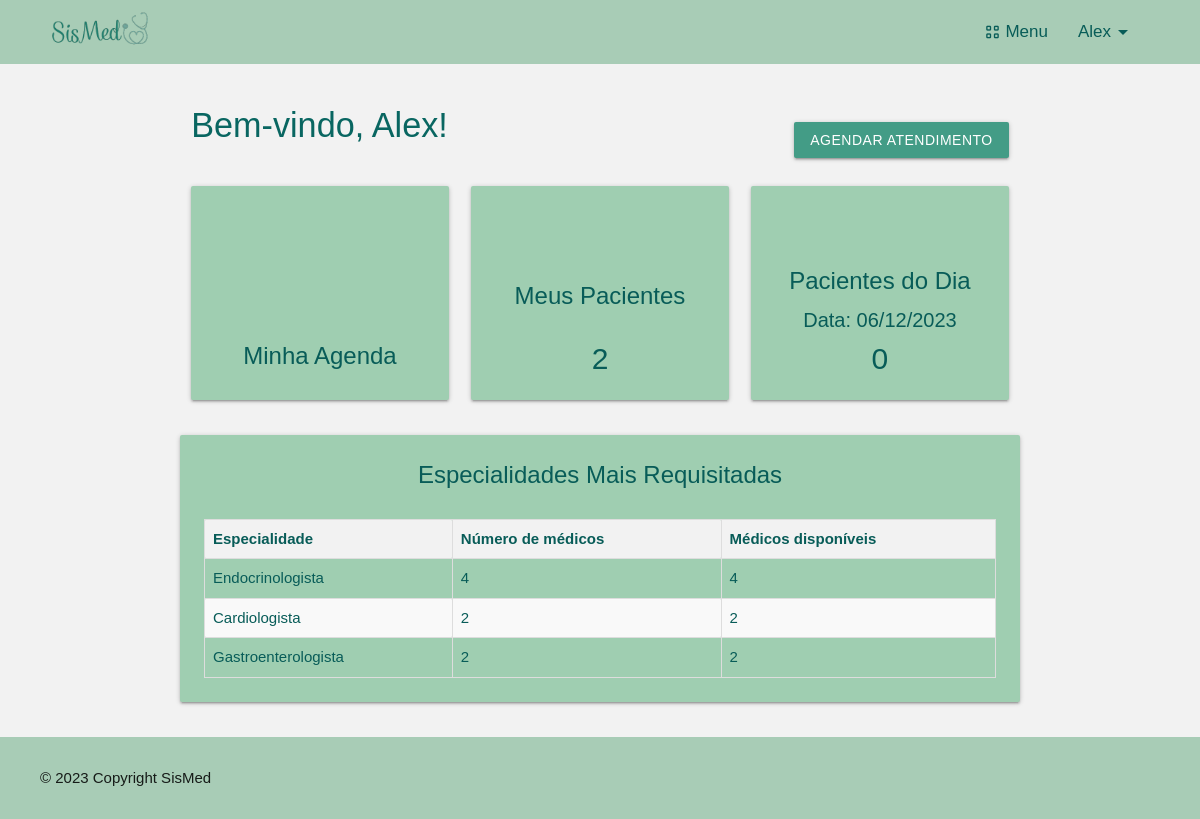
/inicio (signed in), run on the app's committed database.
### cadastros/models.py (models this page shows, shortened)
class Especialidade(models.Model):
    especialidade = models.CharField(max_length=30, unique=True)
    valor_consulta = models.DecimalField(max_digits=8, decimal_places=2, null=True)

class Medico(models.Model):
    nome_completo = models.CharField(max_length=100, verbose_name='Nome Completo')
    data_nascimento = models.DateField(verbose_name='Data de Nascimento')
    rg = models.CharField(max_length=13, verbose_name='RG', unique=True)
    cpf = models.CharField(max_length=14, verbose_name='CPF', unique=True)
    crm = models.CharField(null=True, max_length=14, verbose_name='CRM', unique=True)
    sexo = models.CharField(max_length=1, choices=sexo_opcoes, null=True)
    endereco = models.OneToOneField(Endereco, null=True, on_delete=models.PROTECT)
    telefone = models.CharField(max_length=15, unique=True)
    email = models.CharField(max_length=50, unique=True)
    data_cadastro = models.DateField(verbose_name='Data de Cadastro')
    especialidade = models.ForeignKey(Especialidade, on_delete=models.PROTECT)
    foto =  models.ImageField(upload_to='fotos_medicos', blank=True, null=True)
    usuario = models.OneToOneField(User, null=True, on_delete=models.DO_NOTHING)
    def __str__(self):
        return f'{self.nome_completo} - {self.especialidade}'
    """def __str__(self):
        return f'{self.nome_completo} {self.data_nascimento} {self.rg} {self.cpf} {self.crm} {self.endereco} {self.telefone} {self.email} {self.data_cadastro} {self.especialidade}'"""

### paginas/views.py (the view)
# urls.py: path('inicio', IndexView.as_view(), name='inicio'),
class IndexView(LoginRequiredMixin, GrupoMixin, TemplateView):
    login_url = reverse_lazy('login')
    template_name = "paginas/index.html"
    def get_context_data(self, *args, **kwargs):
        context = super().get_context_data(*args, **kwargs)
        if self.request.user.groups.filter(name='Medico').exists():
            medico_do_usuario = Medico.objects.get(usuario=self.request.user)
            qtd_pacientes = Paciente.objects.filter(agendamento__medico=medico_do_usuario).distinct().count()
            card_pacientes = 'Meus Pacientes'
        else:
            qtd_pacientes = Paciente.objects.all().count()
            card_pacientes = 'Pacientes Cadastrados'
        context['qtd_medicos'] = Medico.objects.all().count()
        context['titulo_card_pacientes'] = card_pacientes
        context['qtd_pacientes'] = qtd_pacientes
        data_atual = date.today()
        context['data_atual'] = data_atual
        context['qtd_consultas'] = Agendamento.objects.filter(data=data_atual).count()
        context['especialidades_mais_requisitadas'] = Especialidade.objects.annotate(num_consultas=Count('medico__agendamento')).order_by('-num_consultas')[:3]
        return context

### paginas/views.py (called while the page is built)
    def get_context_data(self, **kwargs):
        context = super().get_context_data(**kwargs)
        user = self.request.user
        is_admin = user.groups.filter(name='Administrador').exists()
        is_medico = user.groups.filter(name='Medico').exists()
        context['is_admin'] = is_admin
        context['is_medico'] = is_medico
        return context

### paginas/templates/paginas/index.html (shortened to what this page needs)
{% load static %}
<!DOCTYPE html>
<html lang="pt-br">
<head>
    <link rel="stylesheet" href="https://cdnjs.cloudflare.com/ajax/libs/materialize/1.0.0/css/materialize.min.css">
    <link rel="stylesheet" href="{% static 'css/estilo.css' %}">
    <link rel="stylesheet" href="{% static 'css/style_dash.css' %}">
</head>
<body>
{% block head %}
<header>
    <a href="#" class="brand-logo">
        <img id="logo" src="{% static 'img/SisMed-logo.png' %}" alt="SisMed logo" class="responsive-img" style="max-height: 60px;">
    </a>
  <nav class="navbar-nav">
    <div class="nav-wrapper" >
            <ul id="nav-mobile" class="right hide-on-med-and-down">
                {% if request.user.is_authenticated %}
                    <li class="dropdown-trigger black-text" data-target="dropdown1">
                        <span class="icons material-symbols-outlined" id="view-cozy">View_Cozy</span>
                        Menu
                    </li>
                    <li id="drop-user" class="dropdown-trigger black-text" data-target="dropdown3"> {{ request.user }}
                        <span class="material-symbols-outlined">arrow_drop_down</span>
                    </li>
                {% else %}
                    <li><a class="black-text" id="login-option" href="{% url 'login' %}">Login</a></li>
                {% endif %}
            </ul>
        </div>
    </nav>
</header>
{% endblock %}
{% block main %}
<main>
    <div class="container" id="main-container">
        {% block content %}
            <div class="row">
                <div class="col s12 flex align-center" id="bem-vindo">
                    <h4>Bem-vindo, <span>{{request.user}}</span>!</h4> &nbsp; <a class="btn btn-agendar" href="{% url 'agendar-consulta-procedimento' %}">Agendar Atendimento</a>
                </div>
            </div>
            <div class="row">
                {% if is_medico %}
                    <a href="{% url 'dados-agenda' request.user.medico.agendamedico.pk %}">
                        <div class="col s12 m6 l4">
                            <div class="card custom-card">
                                <div class="card-content" id="card-agenda">
                                    <i class="fa-regular fa-calendar-check fa-7x"></i>
                                    <span class="card-title">Minha Agenda</span>
                                </div>
                            </div>
                        </div>
                    </a>
                {% endif %}
                <a href="{% if is_medico %} {% url 'listar-pacientes-medico' %} {% else %} {% url 'listar-pacientes' %} {% endif %}">
                    <div class="col s12 m6 l4">
                        <div class="card custom-card">
                            <div class="card-content">
                                <i class="fas fa-user fa-3x"></i>
                                <span class="card-title">{{titulo_card_pacientes}}</span>
                                <p class="card-data">{{qtd_pacientes}}</p>
                            </div>
                        </div>
                    </div>
                </a>
                <a href="{% if is_medico %} {% url 'pacientes-do-dia-medico' %} {% else %} {% url 'pacientes-do-dia' %} {% endif %}">
                    <div class="col s12 m6 l4">
                        <div class="card custom-card">
                            <div class="card-content">
                                <i class="fas fa-user-injured fa-3x"></i>
                                <span class="card-title">Pacientes do Dia</span>
                                <p style="font-size: 20px;">Data: {{data_atual|date:'d/m/Y'}}</p>
                                <p class="card-data">{{qtd_consultas}}</p>
                            </div>
                        </div>
                    </div>
                </a>
            </div>
            <div class="col s12 m6 l6">
                <div class="card dynamic-card">
                    <div class="card-content">
                        <span class="card-title">Especialidades Mais Requisitadas</span>
                        <table class="specialties-table">
                            <thead>
                                <tr>
                                    <th>Especialidade</th>
                                    <th>Número de médicos</th>
                                    <th>Médicos disponíveis</th>
                                </tr>
                            </thead>
                            <tbody>
                                {% for especialidade in especialidades_mais_requisitadas %}
                                <tr>
                                    <td>{{especialidade.especialidade}}</td>
                                    <td>{{especialidade.medico_set.all|length}}</td>
                                    <td>{{especialidade.medico_set.all|length}}</td>
                                </tr>
                                {% endfor %}
                            </tbody>
                        </table>
                    </div>
                </div>
            </div>
        {% endblock %}
    </div>
</main>
{% endblock %}
{% block footer %}
<footer>
    <div class="col-12" id="copyright">
        <p>&copy; 2023 Copyright SisMed</p>
    </div>
</footer>
{% endblock %}
</body>
</html>

### static/css/estilo.css (style rules this page uses)
* { margin: 0; padding: 0; }
body { background-color: #f2f2f2; }
h4 { color: #096661; }
header { height: 64px; background-color: #a8ccb6; display: flex; align-items: center; justify-content: space-between; padding-left: 50px; padding-right: 65px; }
header #logo { width: 110px; }
.navbar-nav { background-color: #a8ccb6; box-shadow: none; justify-content: space-between; }
#drop-user { text-transform: capitalize; }
.dropdown-trigger { display: flex; align-items: center; margin-left: 30px; font-size: 17px; color: #085c58 !important; }
.icons { margin-right: 4px; font-size: 18px; }
#drop-user { font-weight: 500; }
main { min-height: 80vh; }
.container { padding-block: 20px; }
.flex { display: flex; }
.align-center { align-items: center; }
#bem-vindo { justify-content: space-between; align-items: flex-end; gap: 20px; }
#bem-vindo span { text-transform: capitalize; }
footer { background-color: #a8ccb6; padding-inline: 40px; padding-block: 30px; }
#copyright { display: flex; justify-content: space-between; }

### static/css/style_dash.css (style rules this page uses)
.btn-agendar { background-color: #439c86; }
.custom-card { height: 214px; padding: 5px; background-color: #9fceb1; color: #085c58; transition: background-color 0.3s ease; }
.card-content { height: inherit; display: flex; flex-direction: column; align-items: center; justify-content: space-between; text-align: center; }
#card-agenda { justify-content: start; }
.card-content i { margin-bottom: 5px; }
#card-agenda i { margin-bottom: 20px; }
.card-content p { font-size: 30px; margin: 0; }
.dynamic-card { background-color: #9fceb1; color: #085c58; transition: background-color 0.3s ease; overflow: hidden; }
.specialties-table { width: 100%; }
.specialties-table th, .specialties-table td { padding: 8px; text-align: left; transition: background-color 0.3s ease; }
body { font-family: Arial, sans-serif; }
.specialties-table { width: 100%; border-collapse: collapse; margin-top: 20px; }
.specialties-table th, .specialties-table td { padding: 8px; text-align: left; border: 1px solid #ddd; }
.specialties-table th { background-color: #f2f2f2; }
.specialties-table tbody tr:nth-child(even) { background-color: #f9f9f9; }

### data on the page
Especialidade: especialidade "Endocrinologista", medico_set.all|length "4"
Especialidade: especialidade "Cardiologista", medico_set.all|length "2"
Especialidade: especialidade "Gastroenterologista", medico_set.all|length "2"

### other printed values
{{ request.user }} "Alex"
{{ titulo_card_pacientes }} "Meus Pacientes"
{{ qtd_pacientes }} "2"
{{ qtd_consultas }} "0"
